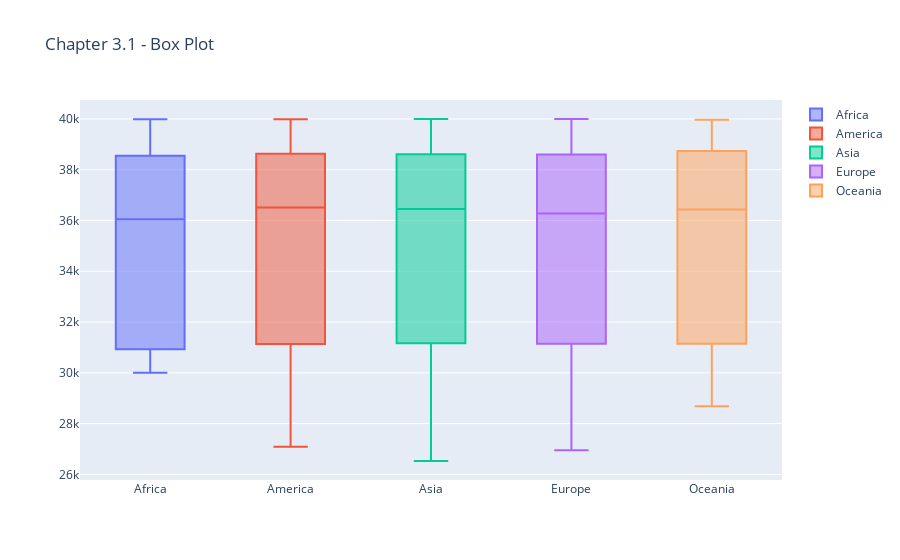

Notebook cell for this chart:
### Code cell
# Loop: run the 'for' loop with the variable 'Region' as a factor
traces = []
for region in regions:
    tmp = df_g[df_g['Region'] == region]
    traces.append(go.Box(y = tmp['Revenue'], name = region))
data = traces
layout = go.Layout(title = 'Chapter 3.1 - Box Plot')
fig = go.Figure(data, layout)
fig.show()

### Figure 1 — Plotly figure (JSON) as saved in the notebook; plotly's stock layout.template omitted (floating-point values rounded to 4 significant figures; data arrays with more than 128 entries replaced by an {"elided": "..."} marker saying what was removed)
{"data": [{"name": "Africa", "type": "box", "y": {"elided": "468 float values"}}, {"name": "America", "type": "box", "y": {"elided": "1490 float values"}}, {"name": "Asia", "type": "box", "y": {"elided": "3068 float values"}}, {"name": "Europe", "type": "box", "y": {"elided": "2918 float values"}}, {"name": "Oceania", "type": "box", "y": {"elided": "623 float values"}}], "layout": {"title": {"text": "Chapter 3.1 - Box Plot"}}}
